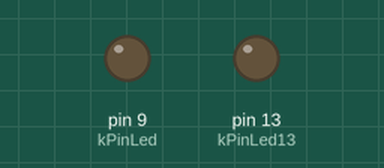
This sketch was run on a simulated Arduino Uno, built with avr-gcc and run on an emulated ATmega328P. Parts: output pins drawn as LEDs (lit = HIGH).

Above: at 2.0 s.
At 3.5 s:
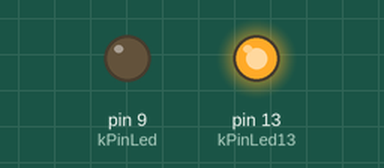
At 5.1 s:
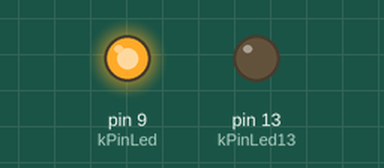
Timing chart, 0 to 5.5 s (numbered marks = the images above):
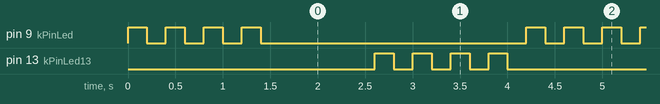

Measured:
- by itself, pin 9 (kPinLed), pin 13 (kPinLed13): repeats every 4.2 s: 3 × (LOW 0.20 s, HIGH 0.20 s), LOW 2.8 s, HIGH 0.20 s
- by itself, everything shown: repeats every 4.2 s, in 16 steps

The sketch:

sketch_sep24c.ino
```cpp
const int kPinLed = 9;
const int kPinLed13 = 13;

void setup()
{
  pinMode(kPinLed, OUTPUT);
  pinMode(kPinLed13, OUTPUT);
}

void loop()
{
  for (int i = 0; i < 4; i++) {
    digitalWrite(kPinLed, HIGH);
    delay(200);
    digitalWrite(kPinLed, LOW);
    delay(200);
  }
  delay(1000); // 1 second

  for (int i = 0; i < 4; i++) {
    digitalWrite(kPinLed13, HIGH);
    delay(200);
    digitalWrite(kPinLed13, LOW);
    delay(200);
  }

}
```
